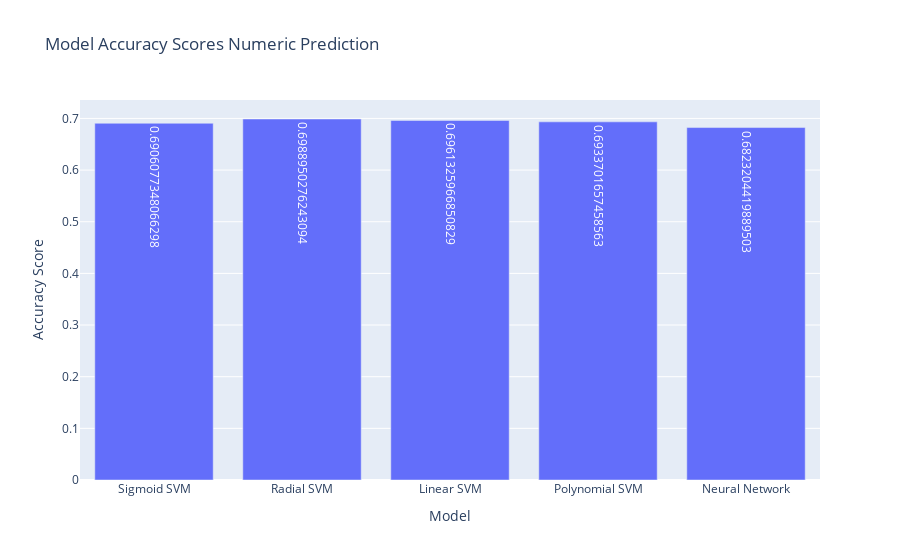

Notebook source saved alongside this figure:
### Code cell
fig = go.Figure() 
model_names = ['Sigmoid SVM', 'Radial SVM', 'Linear SVM', 'Polynomial SVM', 'Neural Network']

model_accuracy = [sigmoid_score, rbf_score, lin_score, poly_score, tf_score]

fig.add_trace(go.Bar(x = model_names, 
                    y = model_accuracy, 
                    text = model_accuracy, 
                    textposition = 'auto'))
fig.update_layout(title = 'Model Accuracy Scores Numeric Prediction')

fig.update_yaxes(title_text = 'Accuracy Score') 
fig.update_xaxes(title_text = "Model")
fig.show()

### Figure 1 — Plotly figure (JSON) as saved in the notebook; plotly's stock layout.template omitted (floating-point values rounded to 4 significant figures)
{"data": [{"text": ["0.6906077348066298", "0.6988950276243094", "0.6961325966850829", "0.6933701657458563", "0.6823204419889503"], "textposition": "auto", "type": "bar", "x": ["Sigmoid SVM", "Radial SVM", "Linear SVM", "Polynomial SVM", "Neural Network"], "y": [0.6906, 0.6989, 0.6961, 0.6934, 0.6823]}], "layout": {"title": {"text": "Model Accuracy Scores Numeric Prediction"}, "xaxis": {"title": {"text": "Model"}}, "yaxis": {"title": {"text": "Accuracy Score"}}}}
